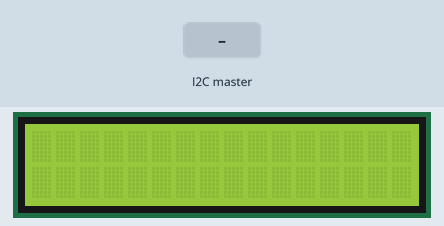
Recording of a sketch running on a simulated Arduino Uno, built with avr-gcc and run on an emulated ATmega328P. On the bench: 16×2 character LCD. Inputs (shaded band) come from the test bench. What the sketch prints to the serial monitor is not drawn.

Above: at 1.2 s.
1.3 s: the I2C master sends "A"
At 2.5 s:
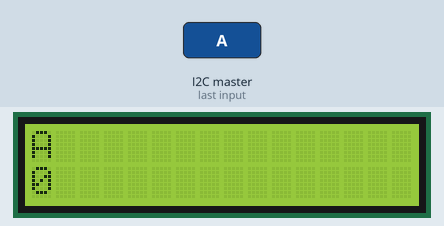
2.8 s: the I2C master sends "B"
At 3.9 s:
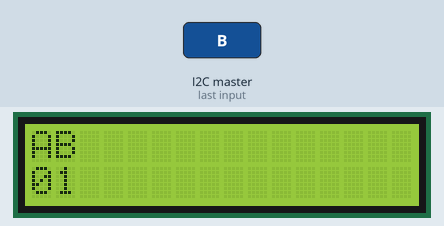
4.3 s: the I2C master sends "C"
At 5.1 s:
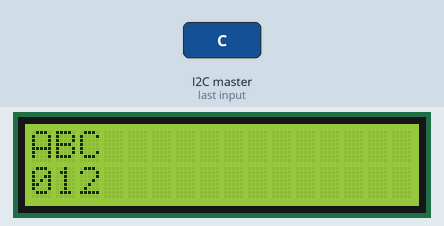
5.8 s: the I2C master sends "D"
At 6.4 s:
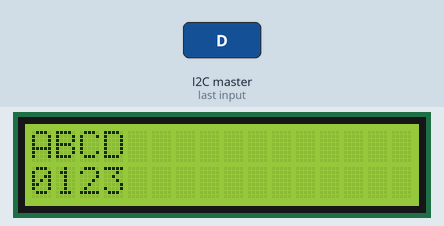
7.3 s: the I2C master sends "E"
At 8.5 s:
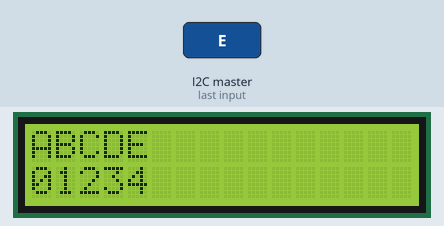
8.8 s: the I2C master sends "F"
At 10.0 s:
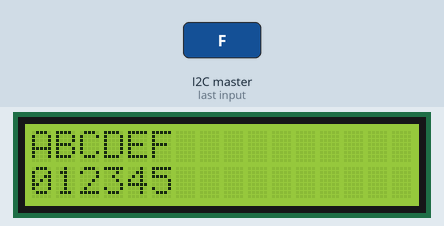
Timing chart, 0 to 11.3 s (numbered marks = the images above; inputs shaded):
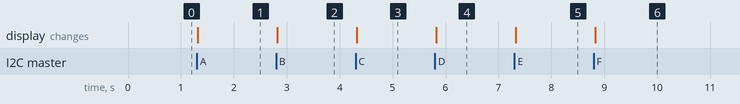

The sketch:

esclavo1.ino
```cpp
/////////////////ESCLAVO////////////7
/*Nombre Irma Túquerres
 * CAPITULO III: MODULOS DE COMUNICACION  I2C
 * CÓDIGO 12: envio y recepcion de datos por ex I2C
 * OBJETIVO: codificar mensaje secreto
 *        wire.begin()
 */
 #include<Wire.h>//libreria isc
 #include<LiquidCrystal.h>
 LiquidCrystal lcd {13,12,11,10,9,8};//RS,E, D4 D5 D6 D7
 char dato;//
 String letra;
 String dato2;
 String codigo;
 int a=0;
 String total="";
 int tam;//variables a usar
int i=0;
int j=0;
int cont=0;
String salida;
void setup() {
  lcd.begin(16,2);
  Wire.begin(4);
  Wire.onReceive(receiveEvent);//
  Serial.begin(9600);
}

void loop() {
  total="";
  codigo="";
  tam=0;
}
void receiveEvent (int bytes){//un metodo
  if(Wire.available()>0){
    //limpiar();
    dato=Wire.read();
    dato2=dato2+String(dato);
    tam=dato2.length();
    Serial.println(dato);
    Serial.println(dato2);
    Serial.println(tam);
    for(int i=0;i<tam;i++){
      letra=dato2.substring(i,i+1);//separando caracteres
      codificacion();//llamar al metodo para comparar y guardar
      total=total+codigo;//y guarda en codigo lo que almacena
      delay(200);
    }
    lcd.setCursor(0,1);
    lcd.print(total);
    lcd.setCursor(0,0);
    lcd.print(dato2);
 }

 }
 void codificacion(){
  if(letra=="A"){
    codigo="0";
  }
  if(letra=="B"){
    codigo="1";
  }
  if(letra=="C"){
    codigo="2";
  }
  if(letra=="D"){
    codigo="3";
  }
  if(letra=="E"){
    codigo="4";
  }
  if(letra=="F"){
    codigo="5";
  }
  if(letra=="G"){
    codigo="6";
  }
  if(letra=="H"){
    codigo="7";
  }

  if(letra=="I"){
    codigo="8";
  }

  if(letra=="J"){
    codigo="!";
  }
  if(letra=="K"){
    codigo="]";
  }
  if(letra=="L"){
    codigo=",";
  }
  if(letra=="M"){
    codigo=":";
  }
  if(letra=="N"){
    codigo=".";
  }
  if(letra=="O"){
    codigo="{";
  }
  if(letra=="P"){
    codigo="}";
  }
  if(letra=="Q"){
    codigo="-";
  }
  if(letra=="R"){
    codigo="*";
  }
  if(letra=="S"){
    codigo=")";
  }
  if(letra=="T"){
    codigo="(";
  }
  if(letra=="U"){
    codigo="&";
  }
  if(letra=="V"){
    codigo="/";
  }
  if(letra=="X"){
    codigo="%";
  }
  if(letra=="Y"){
    codigo="<";
  }
  if(letra=="Z"){
    codigo="/";
  }
 }
void limpiar(){
  lcd.setCursor(0,0);
  lcd.print("                ");
  lcd.setCursor(0,1);
  lcd.print("                ");
}
```

Measured:
- after the input at 1.3 s, the display: changes at once (image 1)
- after the input at 2.8 s, the display: changes at once (image 2)
- after the input at 4.3 s, the display: changes at once (image 3)
- after the input at 5.8 s, the display: changes at once (image 4)
- after the input at 7.3 s, the display: changes at once (image 5)
- after the input at 8.8 s, the display: changes at once (image 6)
